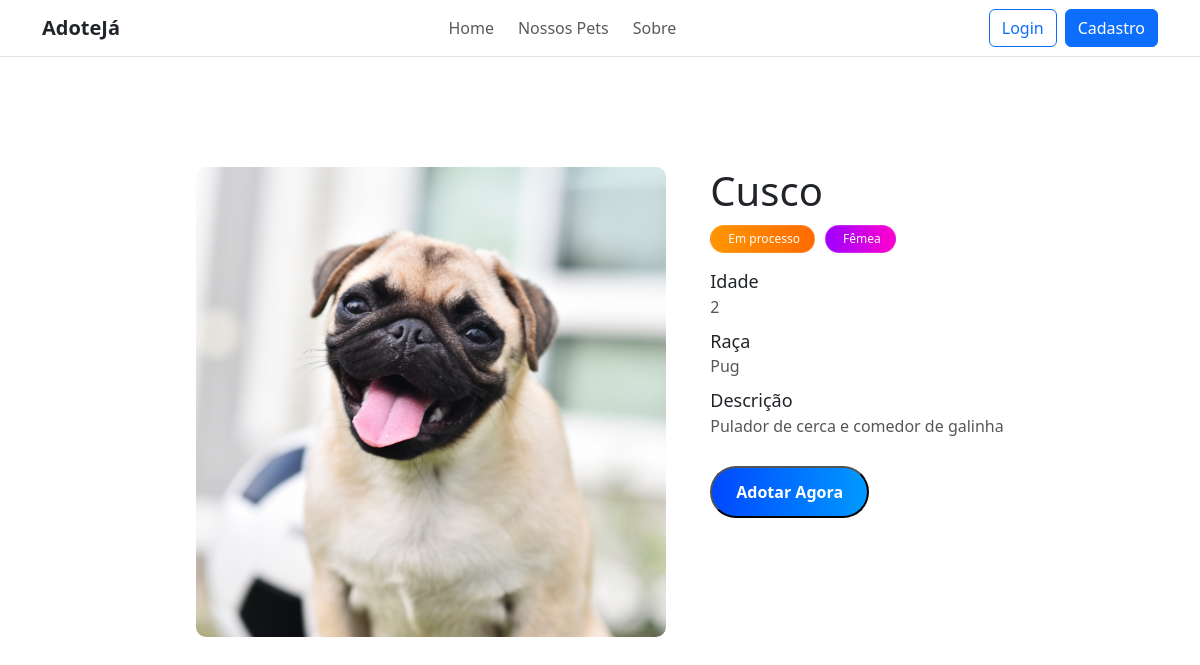
Page /pets/detalhes/2 on the committed database.
### pets/models.py (models this page shows, shortened)
class Cachorro(models.Model):
    nome = models.CharField(max_length=100)
    idade = models.IntegerField()
    sexo = models.CharField(
        max_length=20,
        choices=[('Macho', 'Macho'), ('Fêmea', 'Fêmea')]
    )
    raca = models.CharField(max_length=100)
    descricao = models.TextField()
    imagem = models.ImageField(upload_to='cachorros/')
    status = models.CharField(
        max_length=20,
        choices=[('Disponível', 'Disponível'), ('Adotado', 'Adotado'), ('Em processo','Em processo')],
        default='Disponível'
    )

### pets/views.py (the view)
# urls.py: path('detalhes/<int:id>', views.detalhes_cachorro, name='detalhes_cachorro'),
def detalhes_cachorro(request, id):
    cachorro = get_object_or_404(Cachorro, id=id)
    return render(request, 'pet_info.html', {'cachorro':cachorro})

### pets/templates/pet_info.html (shortened to what this page needs)
{% load static %}
<!DOCTYPE html>
<html lang="en">
<head>
    <link rel="stylesheet" href="{% static 'pets/css/pet_info.css' %}" />
    <link
      rel="stylesheet"
      type="text/css"
      href="https://cdn.jsdelivr.net/npm/@phosphor-icons/web@2.1.1/src/regular/style.css"
    />
    <link
      rel="stylesheet"
      type="text/css"
      href="https://cdn.jsdelivr.net/npm/@phosphor-icons/web@2.1.1/src/fill/style.css"
    />
</head>
<body>
    {% include 'partials/navbar.html' %}
    <div class="info-container">
      <div class="info-box">
        <div class="pet-img">
          <img src="{{ cachorro.imagem.url }}" alt="">
        </div>
        <div class="pet-info-container">
          <div class="pet-nome">
            <h1>{{ cachorro.nome }}</h1>
            <div class="tags">
              <div class="tag">
                {{ cachorro.status }}
              </div>
              {% if cachorro.sexo == 'Fêmea' %}
                <div class="tag" id="sexo_femea">
                  {{ cachorro.sexo }}
                </div>
              {% endif %}
            </div>
          </div>
          <div class="pet-info">
            <h4>Idade</h4><p class="idade">{{ cachorro.idade }}</p>
            <h4>Raça</h4><p>{{ cachorro.raca }}</p>
            <h4>Descrição</h4><p class="descricao">{{ cachorro.descricao }}</p>
          </div>
          <form method="POST" action="{% url 'adotar_pet' cachorro.id %}">
            <button type="submit" class="button-adotar">Adotar Agora</button>
          </form>
        </div>
      </div>
    </div>
</body>
</html>

### pets/static/pets/css/pet_info.css (style rules this page uses)
body { text-align: center; background-color: #f4f4f4; font-family: 'Inter', sans-serif; }
.tags { display: flex; width: 100%; max-width: fit-content; gap: 10px; flex-wrap: wrap; }
.tag { display: flex; flex-direction: row; gap: 3px; border: 1px solid #ffffff24; padding: 4px 14px; background: linear-gradient(90deg, #FF9500, #FF6A00); font-size: 12px; color: white; font-weight: 500; border-radius: 100px; justify-content: center; align-items: center; }
#sexo_femea { background: linear-gradient(90deg, #9d00ff, #ff00cc); }
.pet-img img { width: 470px; height: 470px; border-radius: 10px; object-fit: cover; }
.info-container { display: flex; padding: 14px; justify-content: center; align-items: center; gap: 10px; margin-top: 12vh; }
.info-box { display: flex; flex-direction: row; gap: 44px; flex-wrap: wrap; justify-content: center; }
.pet-info-container { display: flex; flex-direction: column; gap: 18px; }
.pet-nome { display:flex; flex-direction: column; align-items: start; justify-content: center; gap: 10px; }
.pet-nome h1 { margin: 0; width: fit-content; }
.button-adotar { text-decoration: none; color: inherit; padding: 12px 24px; background: linear-gradient(90deg, #0048ff, #0099ff); border-radius: 100px; font-weight: 600; color: white; text-align: center; }

### rows in the picture
Cachorro: imagem (picture), nome "Cusco", status "Em processo", sexo "Fêmea", idade "2", raca "Pug", descricao "Pulador de cerca e comedor de galinha"
